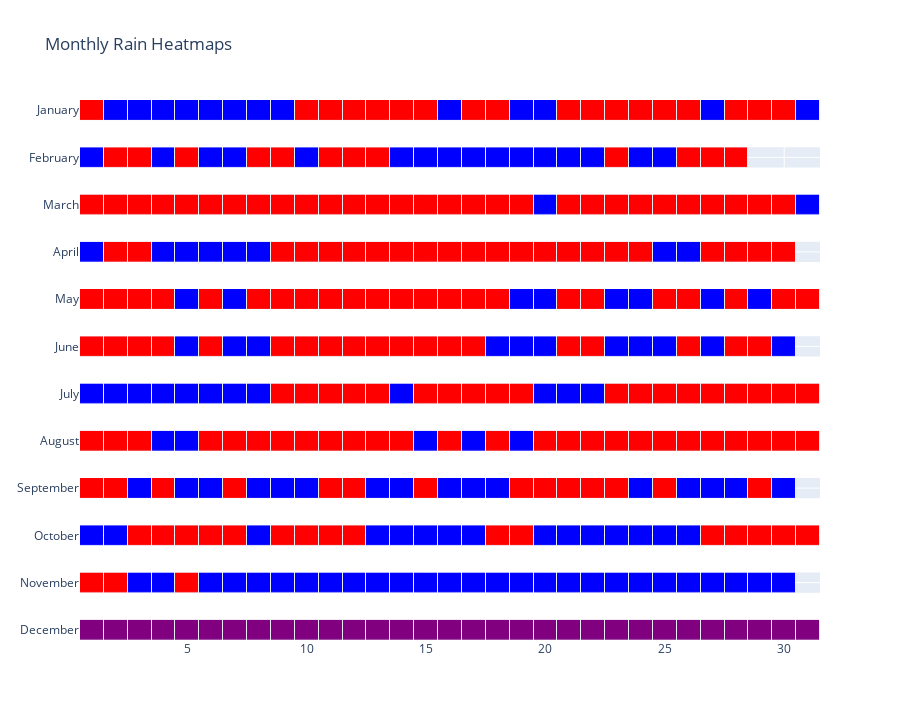

The code cell stored with this chart in its notebook:
### Code cell
import plotly.graph_objects as go
import plotly.subplots as sp
import numpy as np

# Define the months and maximum days
months = ["January", "February", "March", "April", "May", "June", "July", "August", "September", "October", "November", "December"]
max_days = [31, 28, 31, 30, 31, 30, 31, 31, 30, 31, 30, 31]

# Create an empty list to store the subplot figures
subplot_figures = []

# Iterate over each month
for month_num, month_name in enumerate(months):
    # Filter the weather data for the current month
    month_data = weather_data[weather_data["Month"] == month_num + 1]

    # Create an empty matrix to store the rain data
    matrix = np.zeros((1, max_days[month_num]))

    # Iterate over each day in the month
    for day in range(1, max_days[month_num] + 1):
        is_rainy = month_data[month_data["Day"] == day]["bool_rainday"].values[0]
        matrix[0, day - 1] = 1 if is_rainy else 0

    # Calculate the width and height of each cell in the heatmap
    cell_width = 1
    cell_height = 1 / len(matrix)

    # Create the heatmap figure
    fig = go.Figure(data=go.Heatmap(z=matrix, colorscale=[[0, 'red'], [1, 'blue']],
                                   x=list(range(1, max_days[month_num] + 1)), y=[month_name],
                                   showscale=False, xgap=1, ygap=0.1))

    # Set the layout for the heatmap
    fig.update_layout(title="", #f"Rain in {month_name}",
                      xaxis=dict(showgrid=False, zeroline=False, showticklabels=True),
                      yaxis=dict(showgrid=False, zeroline=False, showticklabels=True,
                                 range=[-0.5, 0.5]),
                      height=50)

    # Append the subplot figure to the list
    subplot_figures.append(fig)

# Create a figure with subplots
fig = sp.make_subplots(rows=len(months), cols=1, shared_xaxes=True, vertical_spacing=0.05)   #, subplot_titles=months

# Add the heatmap subplots to the figure
for i, subplot_fig in enumerate(subplot_figures):
    fig.add_trace(subplot_fig.data[0], row=i + 1, col=1)

# Update the subplot layout
fig.update_layout(height=60 * len(months), title="Monthly Rain Heatmaps")

# Show the figure
fig.show()

### Figure 1 — Plotly figure (JSON) as saved in the notebook; plotly's stock layout.template omitted (floating-point values rounded to 4 significant figures)
{"data": [{"colorscale": [[0, "red"], [1, "blue"]], "showscale": false, "type": "heatmap", "x": [1, 2, 3, 4, 5, 6, 7, 8, 9, 10, 11, 12, 13, 14, 15, 16, 17, 18, 19, 20, 21, 22, 23, 24, 25, 26, 27, 28, 29, 30, 31], "xaxis": "x", "xgap": 1, "y": ["January"], "yaxis": "y", "ygap": 0.1, "z": [[0, 1, 1, 1, 1, 1, 1, 1, 1, 0, 0, 0, 0, 0, 0, 1, 0, 0, 1, 1, 0, 0, 0, 0, 0, 0, 1, 0, 0, 0, 1]]}, {"colorscale": [[0, "red"], [1, "blue"]], "showscale": false, "type": "heatmap", "x": [1, 2, 3, 4, 5, 6, 7, 8, 9, 10, 11, 12, 13, 14, 15, 16, 17, 18, 19, 20, 21, 22, 23, 24, 25, 26, 27, 28], "xaxis": "x2", "xgap": 1, "y": ["February"], "yaxis": "y2", "ygap": 0.1, "z": [[1, 0, 0, 1, 0, 1, 1, 0, 0, 1, 0, 0, 0, 1, 1, 1, 1, 1, 1, 1, 1, 1, 0, 1, 1, 0, 0, 0]]}, {"colorscale": [[0, "red"], [1, "blue"]], "showscale": false, "type": "heatmap", "x": [1, 2, 3, 4, 5, 6, 7, 8, 9, 10, 11, 12, 13, 14, 15, 16, 17, 18, 19, 20, 21, 22, 23, 24, 25, 26, 27, 28, 29, 30, 31], "xaxis": "x3", "xgap": 1, "y": ["March"], "yaxis": "y3", "ygap": 0.1, "z": [[0, 0, 0, 0, 0, 0, 0, 0, 0, 0, 0, 0, 0, 0, 0, 0, 0, 0, 0, 1, 0, 0, 0, 0, 0, 0, 0, 0, 0, 0, 1]]}, {"colorscale": [[0, "red"], [1, "blue"]], "showscale": false, "type": "heatmap", "x": [1, 2, 3, 4, 5, 6, 7, 8, 9, 10, 11, 12, 13, 14, 15, 16, 17, 18, 19, 20, 21, 22, 23, 24, 25, 26, 27, 28, 29, 30], "xaxis": "x4", "xgap": 1, "y": ["April"], "yaxis": "y4", "ygap": 0.1, "z": [[1, 0, 0, 1, 1, 1, 1, 1, 0, 0, 0, 0, 0, 0, 0, 0, 0, 0, 0, 0, 0, 0, 0, 0, 1, 1, 0, 0, 0, 0]]}, {"colorscale": [[0, "red"], [1, "blue"]], "showscale": false, "type": "heatmap", "x": [1, 2, 3, 4, 5, 6, 7, 8, 9, 10, 11, 12, 13, 14, 15, 16, 17, 18, 19, 20, 21, 22, 23, 24, 25, 26, 27, 28, 29, 30, 31], "xaxis": "x5", "xgap": 1, "y": ["May"], "yaxis": "y5", "ygap": 0.1, "z": [[0, 0, 0, 0, 1, 0, 1, 0, 0, 0, 0, 0, 0, 0, 0, 0, 0, 0, 1, 1, 0, 0, 1, 1, 0, 0, 1, 0, 1, 0, 0]]}, {"colorscale": [[0, "red"], [1, "blue"]], "showscale": false, "type": "heatmap", "x": [1, 2, 3, 4, 5, 6, 7, 8, 9, 10, 11, 12, 13, 14, 15, 16, 17, 18, 19, 20, 21, 22, 23, 24, 25, 26, 27, 28, 29, 30], "xaxis": "x6", "xgap": 1, "y": ["June"], "yaxis": "y6", "ygap": 0.1, "z": [[0, 0, 0, 0, 1, 0, 1, 1, 0, 0, 0, 0, 0, 0, 0, 0, 0, 1, 1, 1, 0, 0, 1, 1, 1, 0, 1, 0, 0, 1]]}, {"colorscale": [[0, "red"], [1, "blue"]], "showscale": false, "type": "heatmap", "x": [1, 2, 3, 4, 5, 6, 7, 8, 9, 10, 11, 12, 13, 14, 15, 16, 17, 18, 19, 20, 21, 22, 23, 24, 25, 26, 27, 28, 29, 30, 31], "xaxis": "x7", "xgap": 1, "y": ["July"], "yaxis": "y7", "ygap": 0.1, "z": [[1, 1, 1, 1, 1, 1, 1, 1, 0, 0, 0, 0, 0, 1, 0, 0, 0, 0, 0, 1, 1, 1, 0, 0, 0, 0, 0, 0, 0, 0, 0]]}, {"colorscale": [[0, "red"], [1, "blue"]], "showscale": false, "type": "heatmap", "x": [1, 2, 3, 4, 5, 6, 7, 8, 9, 10, 11, 12, 13, 14, 15, 16, 17, 18, 19, 20, 21, 22, 23, 24, 25, 26, 27, 28, 29, 30, 31], "xaxis": "x8", "xgap": 1, "y": ["August"], "yaxis": "y8", "ygap": 0.1, "z": [[0, 0, 0, 1, 1, 0, 0, 0, 0, 0, 0, 0, 0, 0, 1, 0, 1, 0, 1, 0, 0, 0, 0, 0, 0, 0, 0, 0, 0, 0, 0]]}, {"colorscale": [[0, "red"], [1, "blue"]], "showscale": false, "type": "heatmap", "x": [1, 2, 3, 4, 5, 6, 7, 8, 9, 10, 11, 12, 13, 14, 15, 16, 17, 18, 19, 20, 21, 22, 23, 24, 25, 26, 27, 28, 29, 30], "xaxis": "x9", "xgap": 1, "y": ["September"], "yaxis": "y9", "ygap": 0.1, "z": [[0, 0, 1, 0, 1, 1, 0, 1, 1, 1, 0, 0, 1, 1, 0, 1, 1, 1, 0, 0, 0, 0, 0, 1, 0, 1, 1, 1, 0, 1]]}, {"colorscale": [[0, "red"], [1, "blue"]], "showscale": false, "type": "heatmap", "x": [1, 2, 3, 4, 5, 6, 7, 8, 9, 10, 11, 12, 13, 14, 15, 16, 17, 18, 19, 20, 21, 22, 23, 24, 25, 26, 27, 28, 29, 30, 31], "xaxis": "x10", "xgap": 1, "y": ["October"], "yaxis": "y10", "ygap": 0.1, "z": [[1, 1, 0, 0, 0, 0, 0, 1, 0, 0, 0, 0, 1, 1, 1, 1, 1, 0, 0, 1, 1, 1, 1, 1, 1, 1, 0, 0, 0, 0, 0]]}, {"colorscale": [[0, "red"], [1, "blue"]], "showscale": false, "type": "heatmap", "x": [1, 2, 3, 4, 5, 6, 7, 8, 9, 10, 11, 12, 13, 14, 15, 16, 17, 18, 19, 20, 21, 22, 23, 24, 25, 26, 27, 28, 29, 30], "xaxis": "x11", "xgap": 1, "y": ["November"], "yaxis": "y11", "ygap": 0.1, "z": [[0, 0, 1, 1, 0, 1, 1, 1, 1, 1, 1, 1, 1, 1, 1, 1, 1, 1, 1, 1, 1, 1, 1, 1, 1, 1, 1, 1, 1, 1]]}, {"colorscale": [[0, "red"], [1, "blue"]], "showscale": false, "type": "heatmap", "x": [1, 2, 3, 4, 5, 6, 7, 8, 9, 10, 11, 12, 13, 14, 15, 16, 17, 18, 19, 20, 21, 22, 23, 24, 25, 26, 27, 28, 29, 30, 31], "xaxis": "x12", "xgap": 1, "y": ["December"], "yaxis": "y12", "ygap": 0.1, "z": [[1, 1, 1, 1, 1, 1, 1, 1, 1, 1, 1, 1, 1, 1, 1, 1, 1, 1, 1, 1, 1, 1, 1, 1, 1, 1, 1, 1, 1, 1, 1]]}], "layout": {"height": 720, "title": {"text": "Monthly Rain Heatmaps"}, "xaxis": {"anchor": "y", "domain": [0, 1], "matches": "x12", "showticklabels": false}, "xaxis10": {"anchor": "y10", "domain": [0, 1], "matches": "x12", "showticklabels": false}, "xaxis11": {"anchor": "y11", "domain": [0, 1], "matches": "x12", "showticklabels": false}, "xaxis12": {"anchor": "y12", "domain": [0, 1]}, "xaxis2": {"anchor": "y2", "domain": [0, 1], "matches": "x12", "showticklabels": false}, "xaxis3": {"anchor": "y3", "domain": [0, 1], "matches": "x12", "showticklabels": false}, "xaxis4": {"anchor": "y4", "domain": [0, 1], "matches": "x12", "showticklabels": false}, "xaxis5": {"anchor": "y5", "domain": [0, 1], "matches": "x12", "showticklabels": false}, "xaxis6": {"anchor": "y6", "domain": [0, 1], "matches": "x12", "showticklabels": false}, "xaxis7": {"anchor": "y7", "domain": [0, 1], "matches": "x12", "showticklabels": false}, "xaxis8": {"anchor": "y8", "domain": [0, 1], "matches": "x12", "showticklabels": false}, "xaxis9": {"anchor": "y9", "domain": [0, 1], "matches": "x12", "showticklabels": false}, "yaxis": {"anchor": "x", "domain": [0.9625, 1.0]}, "yaxis10": {"anchor": "x10", "domain": [0.175, 0.2125]}, "yaxis11": {"anchor": "x11", "domain": [0.0875, 0.125]}, "yaxis12": {"anchor": "x12", "domain": [0, 0.0375]}, "yaxis2": {"anchor": "x2", "domain": [0.875, 0.9125]}, "yaxis3": {"anchor": "x3", "domain": [0.7875, 0.825]}, "yaxis4": {"anchor": "x4", "domain": [0.7, 0.7375]}, "yaxis5": {"anchor": "x5", "domain": [0.6125, 0.65]}, "yaxis6": {"anchor": "x6", "domain": [0.525, 0.5625]}, "yaxis7": {"anchor": "x7", "domain": [0.4375, 0.475]}, "yaxis8": {"anchor": "x8", "domain": [0.35, 0.3875]}, "yaxis9": {"anchor": "x9", "domain": [0.2625, 0.3]}}}
